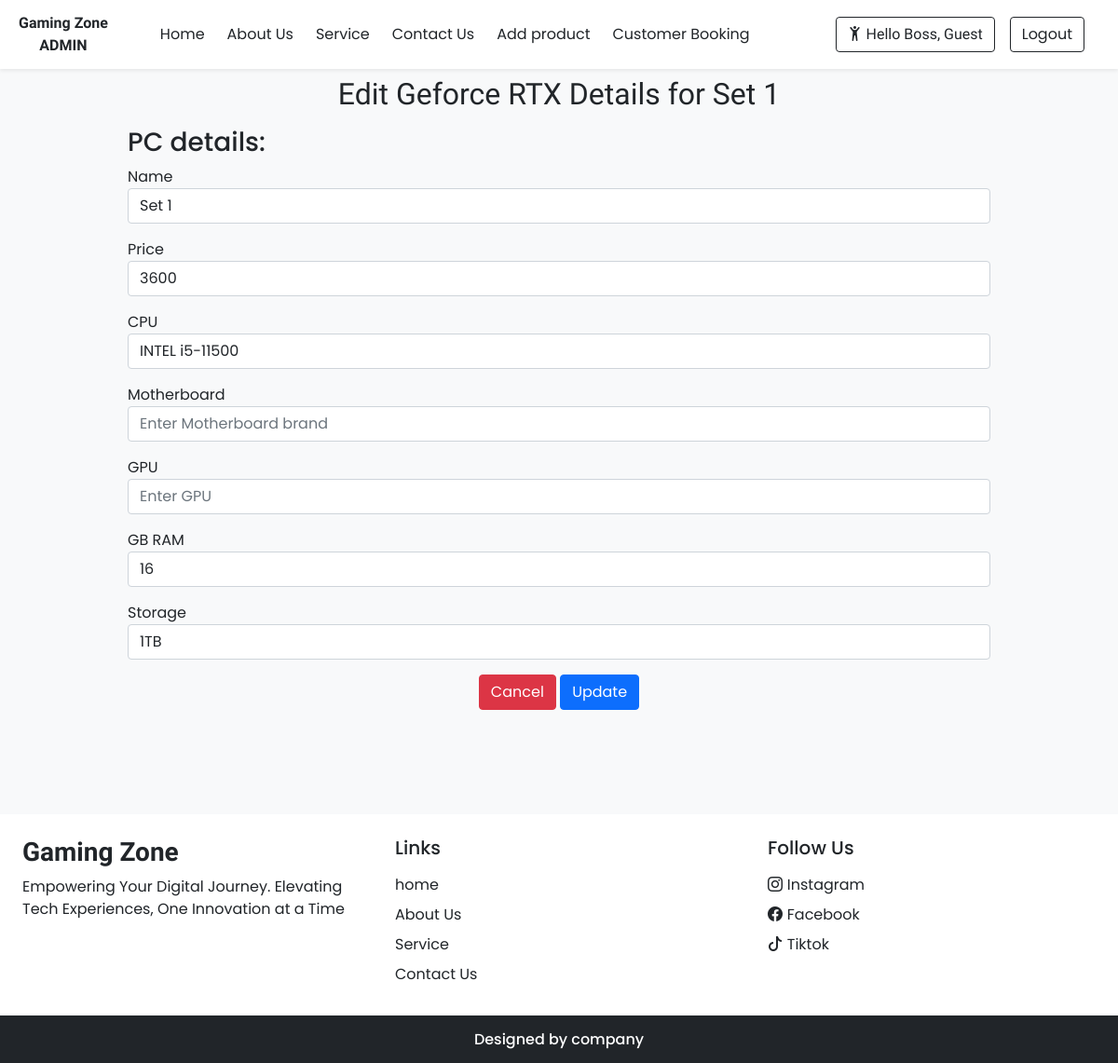
Screenshot of /projek/amdedit.php?id=1 with the database file from the repository.
### tables this page shows
CREATE TABLE `comps` (
  `id` int(11) NOT NULL,
  `name` varchar(100) NOT NULL,
  `price` varchar(100) NOT NULL,
  `cp` varchar(100) NOT NULL,
  `mb` varchar(100) NOT NULL,
  `gp` varchar(100) NOT NULL,
  `gbram` varchar(100) NOT NULL,
  `store` varchar(100) NOT NULL,
  `image` varchar(100) NOT NULL
);

### projek/amdedit.php (the view, shortened to what this page needs)
<?php
require 'config.php';
if (isset($_GET['id'])) {
    $id = $_GET['id'];
    $stmt = $conn->prepare("SELECT * FROM `comps` WHERE id=?");
    $stmt->bind_param("i", $id);
    $stmt->execute();
    $result = $stmt->get_result();
    if ($row = $result->fetch_assoc()) {
        $name = $row['name'];
        $price = $row['price'];
        $cp = $row['cp'];
        $mb = $row['mb'];
        $gp = $row['gp'];
        $gbram = $row['gbram'];
        $store = $row['store'];
    } else {
        echo 'No product found!';
        return;
    }
}
?>
<?php require('inc/adminheader.php'); ?>
<!DOCTYPE html>
<html lang="en">
<head>
    <link rel="stylesheet" href="https://cdn.jsdelivr.net/npm/swiper@11/swiper-bundle.min.css"/>
    <?php require('inc/links.php'); ?>
</head>
<body class="bg-light">
<div class="container">
    <div class="row justify-content-center">
        <div class="col-md-10 mb-5">
            <form action="code.php" method="post">
                <h2 class="text-center p-2 h-font">Edit Geforce RTX Details for <?= htmlspecialchars($name ?? ''); ?></h2>
                <h3> PC details:</h3>
                <div class="mb-3">
                    <label>Name</label>
                    <input type="text" name="edit_name" value="<?php echo htmlspecialchars($name ?? ''); ?>" class="form-control" placeholder="Enter Name">
                </div>
                <div class="mb-3">
                    <label>Price</label>
                    <input type="text" name="edit_price" value="<?php echo htmlspecialchars($price ?? ''); ?>" class="form-control" placeholder="Enter Price">
                </div>
                <div class="mb-3">
                    <label>CPU</label>
                    <input type="text" name="edit_cp" value="<?php echo htmlspecialchars($cp ?? ''); ?>" class="form-control" placeholder="Enter CPU">
                </div>
                <div class="mb-3">
                    <label>Motherboard</label>
                    <input type="text" name="edit_mb" value="<?php echo htmlspecialchars($mb ?? ''); ?>" class="form-control" placeholder="Enter Motherboard brand">
                </div>
                <div class="mb-3">
                    <label>GPU</label>
                    <input type="text" name="edit_gp" value="<?php echo htmlspecialchars($gp ?? ''); ?>" class="form-control" placeholder="Enter GPU">
                </div>
                <div class="mb-3">
                    <label>GB RAM</label>
                    <input type="text" name="edit_gbram" value="<?php echo htmlspecialchars($gbram ?? ''); ?>" class="form-control" placeholder="Enter GB RAM">
                </div>
                <div class="mb-3">
                    <label>Storage</label>
                    <input type="text" name="edit_store" value="<?php echo htmlspecialchars($store ?? ''); ?>" class="form-control" placeholder="Enter Storage">
                </div>
                <div class="form-group text-center">
                    <a href="amdadmin.php" class="btn btn-danger">Cancel</a>
                    <button type="submit" name="bttn" class="btn btn-primary">Update</button>
                </div>
            </form>
        </div>
    </div>
</div>
<?php require('inc/footeradmin.php'); ?>
</body>
</html>

### projek/css/common.css (style rules this page uses)
:root { --teal: #2ec1ac; --teal_hover: #279e8c; }
* { font-family: 'Poppins', sans-serif; }
.h-font { font-family: 'Merienda', cursive; }

### rows the page displays
comps: name "Set 1", edit_name "Set 1", edit_price "3600", edit_cp "INTEL i5-11500", edit_gbram "16", edit_store "1TB"

### other values shown
$_SESSION["name"] "Guest"
